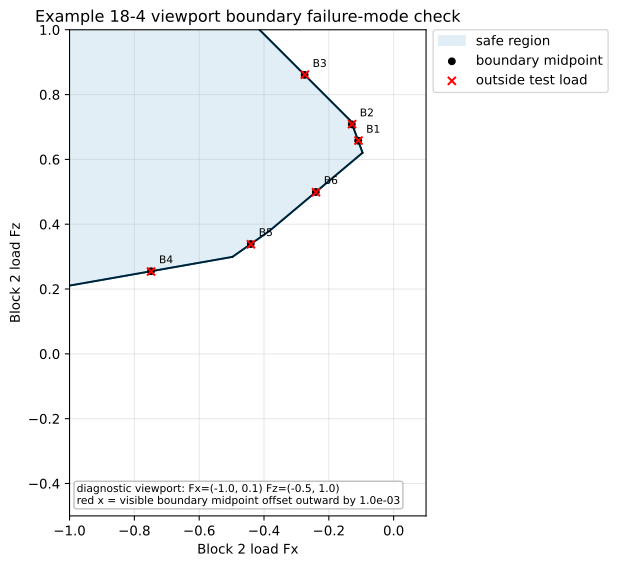

The script that drew this image:
"""Diagnose failure modes just outside example-18 robust safe-load boundaries."""

import importlib.util
import math
from dataclasses import dataclass
from pathlib import Path

import matplotlib.pyplot as plt
import numpy as np
from scipy.optimize import linprog
from scipy.sparse import csr_matrix
from scipy.sparse import hstack
from scipy.sparse import vstack

from compas_cra.equilibrium.cra_helper import equilibrium_setup
from compas_cra.equilibrium.cra_helper import external_force_setup
from compas_cra.equilibrium.cra_helper import friction_setup
from compas_cra.equilibrium.cra_helper import num_vertices
from compas_cra.equilibrium.rbe_robust import RobustForceResult
from compas_cra.equilibrium.rbe_robust import _analyze_load_set
from compas_cra.equilibrium.rbe_robust import _application_bound_rows
from compas_cra.equilibrium.rbe_robust import _application_load_basis
from compas_cra.equilibrium.rbe_robust import _directions
from compas_cra.equilibrium.rbe_robust import _outer_polygon
from compas_cra.equilibrium.rbe_robust import _solve_dual_support

LOAD_NODE = 2
LOAD_DOFS = [(LOAD_NODE, "fx"), (LOAD_NODE, "fz")]
MU = 0.8
DENSITY = 1.0
NUM_DIRECTIONS = 72
APPLICATION_FORCE_BOUND = 1e3
BOUNDARY_OFFSET = 1e-3
TENSION_TOLERANCE = 1e-7
OPEN_CONTACT_TOLERANCE = 1e-7
FRICTION_LIMIT_TOLERANCE = 1e-6
HALFSPACE_TOLERANCE = 1e-7
SUPPORT_TOLERANCE = 1e-8
ENFORCE_2D_TIES = True
PAIR_COORDINATE_TOLERANCE = 1e-8
OUTPUT_SVG = Path(__file__).with_suffix(".svg")
XLIM = (-1.0, 0.1)
YLIM = (-0.5, 1.0)


@dataclass
class MatrixProblem:
    """Sparse LP matrices for a fixed hidden-load model."""

    equilibrium: csr_matrix
    inequalities: csr_matrix
    inequality_rhs: np.ndarray
    baseline_load: np.ndarray
    load_projection: csr_matrix
    load_dofs: tuple
    hidden_force_count: int
    contact_pair_count: int
    contact_tie_count: int
    application_pair_count: int
    application_tie_count: int


@dataclass
class BoundaryDiagnostic:
    """One visible-load boundary and its outside-load diagnostic."""

    label: str
    halfspace: np.ndarray
    segment: np.ndarray
    midpoint: np.ndarray
    outside_load: np.ndarray
    compression_result: object
    penalty_result: object


def load_example18_module():
    """Load the numeric example-18 module by file path."""
    path = Path(__file__).with_name("18_rbe_robust_3block.py")
    spec = importlib.util.spec_from_file_location("example18", path)
    if spec is None or spec.loader is None:
        raise ImportError("Could not load example-18 module from {}.".format(path))
    module = importlib.util.module_from_spec(spec)
    spec.loader.exec_module(module)
    return module


def example18_geometry_kwargs():
    """Return the nominal example-18 geometry parameters."""
    return {
        "b0_width": 0.5,
        "b1_height": 0.5,
        "b1_base": 0.5,
        "b2_base": 0.6,
        "b2_top": 0.9,
        "alpha": math.pi / 2,
        "beta": 2 * math.pi / 3,
        "gamma": 2 * math.pi / 3,
        "thickness": 1,
    }


def build_example18_assembly(example18):
    """Build the full three-block example-18 assembly with block 0 fixed."""
    geometry = example18.Arch(**example18_geometry_kwargs())
    return example18.build_assembly(geometry, block_nodes=[0, 1, 2], support_nodes=[0])


def point_coordinates(point):
    """Return point coordinates as a plain list."""
    if hasattr(point, "x") and hasattr(point, "y") and hasattr(point, "z"):
        return [point.x, point.y, point.z]
    return list(point)


def xyz_array(point):
    """Return a point as a three-component NumPy array."""
    return np.asarray(point_coordinates(point), dtype=float)


def load_setup(example18, assembly):
    """Return the visible load and hidden application-point setup."""
    block = assembly.graph.node_attribute(LOAD_NODE, "block")
    application_points = {
        LOAD_NODE: [xyz_array(point) for point in example18.rightmost_side_vertices(block)],
    }
    return LOAD_NODE, LOAD_DOFS, application_points


def xz_pair_key(point):
    """Return a tolerance-rounded key for front/back points in a 2D extrusion."""
    coordinates = xyz_array(point)
    return (
        int(round(coordinates[0] / PAIR_COORDINATE_TOLERANCE)),
        int(round(coordinates[2] / PAIR_COORDINATE_TOLERANCE)),
    )


def front_back_pairs(indexed_points):
    """Return index pairs for points sharing the same ``x`` and ``z`` coordinates."""
    groups = {}
    for index, point in indexed_points:
        groups.setdefault(xz_pair_key(point), []).append((index, xyz_array(point)))

    pairs = []
    for group in groups.values():
        if len(group) <= 1:
            continue
        ordered = sorted(group, key=lambda item: item[1][1])
        first_index = ordered[0][0]
        for index, _ in ordered[1:]:
            pairs.append((first_index, index))
    return pairs


def contact_front_back_pairs(assembly):
    """Return contact force-variable pairs that represent the same 2D contact point."""
    pairs = []
    contact_index = 0
    for edge in assembly.graph.edges(False):
        interfaces = assembly.graph.edge_attribute(edge, "interfaces") or []
        for interface in interfaces:
            indexed_points = []
            for point in interface.points:
                indexed_points.append((contact_index, point))
                contact_index += 1
            pairs.extend(front_back_pairs(indexed_points))
    return pairs


def application_front_back_pairs(points):
    """Return hidden load-variable point pairs for the rightmost application face."""
    return front_back_pairs(list(enumerate(points)))


def variable_tie_rows(variable_count, pairs, stride, components, offset=0):
    """Create equality rows enforcing equal variable components for index pairs."""
    rows = []
    columns = []
    data = []
    row = 0
    for first, second in pairs:
        for component in components:
            rows.extend([row, row])
            columns.extend([offset + first * stride + component, offset + second * stride + component])
            data.extend([1.0, -1.0])
            row += 1
    return csr_matrix((data, (rows, columns)), shape=(row, variable_count))


def two_dimensional_tie_rows(
    assembly, load_node, load_dofs, application_points, base_force_count, total_count, penalty
):
    """Return 2D front/back equality rows for contact and hidden load variables."""
    if not ENFORCE_2D_TIES:
        return csr_matrix((0, total_count)), 0, 0, 0, 0

    contact_pairs = contact_front_back_pairs(assembly)
    contact_stride = 4 if penalty else 3
    contact_components = range(contact_stride)
    contact_rows = variable_tie_rows(total_count, contact_pairs, contact_stride, contact_components)

    application_pairs = application_front_back_pairs(application_points[load_node])
    application_stride = len(load_dofs)
    application_components = range(application_stride)
    application_rows = variable_tie_rows(
        total_count,
        application_pairs,
        application_stride,
        application_components,
        offset=base_force_count,
    )

    rows = vstack([contact_rows, application_rows], format="csr")
    return (
        rows,
        len(contact_pairs),
        contact_rows.shape[0],
        len(application_pairs),
        application_rows.shape[0],
    )


def hidden_load_problem(assembly, load_node, load_dofs, application_points, penalty):
    """Build compression-only or penalty LP matrices with hidden load variables."""
    base_equilibrium = equilibrium_setup(assembly, penalty=penalty).tocsr()
    friction = friction_setup(assembly, MU, penalty=penalty).tocsr()
    baseline_load = np.asarray(external_force_setup(assembly, DENSITY, None), dtype=float).ravel()

    if penalty:
        base_inequalities = friction
    else:
        vertex_count = num_vertices(assembly)
        force_count = vertex_count * 3
        normal_nonnegative = csr_matrix(
            (
                -np.ones(vertex_count),
                (np.arange(vertex_count), np.arange(vertex_count) * 3),
            ),
            shape=(vertex_count, force_count),
        )
        base_inequalities = vstack([friction, normal_nonnegative], format="csr")

    application_basis, load_projection = _application_load_basis(
        assembly,
        load_dofs,
        load_node,
        application_points[load_node],
        base_equilibrium.shape[0],
        base_equilibrium.shape[1],
    )
    hidden_force_count = application_basis.shape[1]
    equilibrium = hstack([base_equilibrium, application_basis], format="csr")
    total_count = equilibrium.shape[1]
    tie_rows, contact_pair_count, contact_tie_count, application_pair_count, application_tie_count = (
        two_dimensional_tie_rows(
            assembly,
            load_node,
            load_dofs,
            application_points,
            base_equilibrium.shape[1],
            total_count,
            penalty,
        )
    )
    if tie_rows.shape[0]:
        equilibrium = vstack([equilibrium, tie_rows], format="csr")
        baseline_load = np.concatenate([baseline_load, np.zeros(tie_rows.shape[0])])

    inequalities = hstack(
        [base_inequalities, csr_matrix((base_inequalities.shape[0], hidden_force_count))],
        format="csr",
    )
    inequality_rhs = np.zeros(inequalities.shape[0])
    bound_rows, bound_rhs = _application_bound_rows(
        base_equilibrium.shape[1],
        hidden_force_count,
        APPLICATION_FORCE_BOUND,
    )
    inequalities = vstack([inequalities, bound_rows], format="csr")
    inequality_rhs = np.concatenate([inequality_rhs, bound_rhs])

    return MatrixProblem(
        equilibrium=equilibrium,
        inequalities=inequalities,
        inequality_rhs=inequality_rhs,
        baseline_load=baseline_load,
        load_projection=load_projection,
        load_dofs=tuple(load_dofs),
        hidden_force_count=hidden_force_count,
        contact_pair_count=contact_pair_count,
        contact_tie_count=contact_tie_count,
        application_pair_count=application_pair_count,
        application_tie_count=application_tie_count,
    )


def solve_support_dual(problem, num_directions=NUM_DIRECTIONS, tolerance=SUPPORT_TOLERANCE):
    """Solve the tied compression-only support problem in all directions."""
    directions = _directions(num_directions)
    analysis = _analyze_load_set(problem, {})

    statuses = []
    support_values = []
    halfspaces = []
    for direction in directions:
        status, support = _solve_dual_support(problem, direction, {})
        statuses.append(status)
        support_values.append(support)
        if support is not None:
            halfspaces.append([float(direction[0]), float(direction[1]), support])

    outer_polygon = _outer_polygon(halfspaces, tolerance) if analysis.is_bounded else []
    return RobustForceResult(
        method="support",
        load_dofs=problem.load_dofs,
        directions=[direction.tolist() for direction in directions],
        statuses=statuses,
        origin_feasible=analysis.origin_feasible,
        is_bounded=analysis.is_bounded,
        feasible_center=analysis.feasible_center.tolist(),
        support_formulation="dual",
        support_values=support_values,
        halfspaces=halfspaces,
        outer_polygon=outer_polygon,
        polygon=outer_polygon,
    )


def solve_fixed_visible_load(problem, load):
    """Check compression-only feasibility with the visible load fixed."""
    equality = vstack([problem.equilibrium, problem.load_projection], format="csr")
    equality_rhs = np.concatenate([-problem.baseline_load, np.asarray(load, dtype=float)])
    return linprog(
        np.zeros(problem.equilibrium.shape[1]),
        A_ub=problem.inequalities,
        b_ub=problem.inequality_rhs,
        A_eq=equality,
        b_eq=equality_rhs,
        bounds=[(None, None)] * problem.equilibrium.shape[1],
        method="highs",
    )


def solve_penalty_tension(problem, assembly, load):
    """Minimize total tensile normal force for one fixed visible load."""
    equality = vstack([problem.equilibrium, problem.load_projection], format="csr")
    equality_rhs = np.concatenate([-problem.baseline_load, np.asarray(load, dtype=float)])
    contact_count = num_vertices(assembly)
    objective = np.zeros(problem.equilibrium.shape[1])
    objective[1 : 4 * contact_count : 4] = 1.0

    bounds = []
    for _ in range(contact_count):
        bounds.extend([(0.0, None), (0.0, None), (None, None), (None, None)])
    bounds.extend([(None, None)] * problem.hidden_force_count)

    return linprog(
        objective,
        A_ub=problem.inequalities,
        b_ub=problem.inequality_rhs,
        A_eq=equality,
        b_eq=equality_rhs,
        bounds=bounds,
        method="highs",
    )


def contact_table(assembly):
    """Return contact metadata in the same order as penalty force variables."""
    contacts = []
    contact_index = 0
    for edge in assembly.graph.edges(False):
        interfaces = assembly.graph.edge_attribute(edge, "interfaces") or []
        for interface_index, interface in enumerate(interfaces):
            for point_index, point in enumerate(interface.points):
                contacts.append(
                    {
                        "index": contact_index,
                        "edge": edge,
                        "interface_index": interface_index,
                        "point_index": point_index,
                        "point": point,
                    }
                )
                contact_index += 1
    return contacts


def penalty_contact_forces(result, assembly):
    """Return penalty contact variables as ``[fn_plus, fn_minus, fu, fv]`` rows."""
    contact_count = num_vertices(assembly)
    return np.asarray(result.x[: 4 * contact_count], dtype=float).reshape((-1, 4))


def penalty_total_tension(result, assembly):
    """Return the total tensile normal force in one penalty LP result."""
    if result.status != 0:
        return math.nan
    return float(np.sum(penalty_contact_forces(result, assembly)[:, 1]))


def friction_utilization(fn_plus, fu, fv):
    """Return friction utilization or ``None`` for open contacts."""
    if fn_plus <= OPEN_CONTACT_TOLERANCE:
        return None
    tangent = math.sqrt(fu * fu + fv * fv)
    return tangent / (MU * fn_plus)


def feasibility_label(result):
    """Return a compact LP status label."""
    if result.status == 0:
        return "feasible"
    if result.status == 2:
        return "infeasible"
    return "solver status {}".format(result.status)


def format_point(point):
    """Format a 3D point for compact console output."""
    coordinates = xyz_array(point)
    return "[{:.6g}, {:.6g}, {:.6g}]".format(coordinates[0], coordinates[1], coordinates[2])


def boundary_halfspace(midpoint, halfspaces):
    """Return the support halfspace active at one polygon-edge midpoint."""
    halfspaces = np.asarray(halfspaces, dtype=float)
    residuals = np.abs(halfspaces[:, :2].dot(midpoint) - halfspaces[:, 2])
    return halfspaces[int(np.argmin(residuals))]


def line_box_segment(halfspace, xlim, ylim, tolerance=1e-9):
    """Return one support-line segment clipped to a rectangular viewport."""
    a, b, c = halfspace
    points = []

    if abs(b) > tolerance:
        for x in xlim:
            z = (c - a * x) / b
            if ylim[0] - tolerance <= z <= ylim[1] + tolerance:
                points.append(np.asarray([x, z], dtype=float))
    if abs(a) > tolerance:
        for z in ylim:
            x = (c - b * z) / a
            if xlim[0] - tolerance <= x <= xlim[1] + tolerance:
                points.append(np.asarray([x, z], dtype=float))

    unique = []
    for point in points:
        if not any(np.linalg.norm(point - existing) <= tolerance for existing in unique):
            unique.append(point)
    if len(unique) < 2:
        return None
    return unique[0], unique[1]


def clipped_boundary_segment(halfspace, halfspaces, xlim, ylim, tolerance=1e-8):
    """Return the visible active segment of one support line inside the safe set."""
    segment = line_box_segment(halfspace, xlim, ylim)
    if segment is None:
        return None

    start, end = segment
    direction = end - start
    lower = 0.0
    upper = 1.0
    for other in np.asarray(halfspaces, dtype=float):
        value = float(other[:2].dot(start) - other[2])
        slope = float(other[:2].dot(direction))
        if abs(slope) <= tolerance:
            if value > tolerance:
                return None
            continue
        limit = -value / slope
        if slope > 0.0:
            upper = min(upper, limit)
        else:
            lower = max(lower, limit)
        if upper < lower - tolerance:
            return None

    if upper - lower <= tolerance:
        return None
    return np.vstack([start + lower * direction, start + upper * direction])


def boundary_diagnostics(result, compression_problem, penalty_problem, assembly, xlim=XLIM, ylim=YLIM):
    """Create diagnostics for support boundary segments visible in the viewport."""
    if len(result.halfspaces) < 3:
        raise ValueError("Example 18-4 requires at least three support halfspaces.")

    diagnostics = []
    seen = set()
    for halfspace in np.asarray(result.halfspaces, dtype=float):
        normal = halfspace[:2]
        normal_length = float(np.linalg.norm(normal))
        if normal_length <= HALFSPACE_TOLERANCE:
            continue
        segment = clipped_boundary_segment(halfspace, result.halfspaces, xlim, ylim)
        if segment is None:
            continue
        key = tuple(np.round(halfspace, 10))
        if key in seen:
            continue
        seen.add(key)

        midpoint = 0.5 * (segment[0] + segment[1])
        outside_load = midpoint + BOUNDARY_OFFSET * normal / normal_length
        compression = solve_fixed_visible_load(compression_problem, outside_load)
        penalty = solve_penalty_tension(penalty_problem, assembly, outside_load)
        diagnostics.append(
            BoundaryDiagnostic(
                label="B{}".format(len(diagnostics) + 1),
                halfspace=halfspace,
                segment=segment,
                midpoint=midpoint,
                outside_load=outside_load,
                compression_result=compression,
                penalty_result=penalty,
            )
        )
    if not diagnostics:
        raise ValueError("No safe-load boundary segments intersect the requested diagnostic viewport.")
    return diagnostics


def report_tensile_contacts(diagnostic, assembly):
    """Print tensile and open contacts for one outside boundary load."""
    halfspace = diagnostic.halfspace
    print("\n{}: {:.9g} Fx + {:.9g} Fz <= {:.9g}".format(*((diagnostic.label,) + tuple(halfspace))))
    print("  midpoint:     Fx={:.9g}, Fz={:.9g}".format(diagnostic.midpoint[0], diagnostic.midpoint[1]))
    print("  outside load: Fx={:.9g}, Fz={:.9g}".format(diagnostic.outside_load[0], diagnostic.outside_load[1]))
    print("  compression-only check: {}".format(feasibility_label(diagnostic.compression_result)))
    if diagnostic.penalty_result.status != 0:
        print(
            "  penalty tension check: solver status {}, {}".format(
                diagnostic.penalty_result.status,
                diagnostic.penalty_result.message,
            )
        )
        return

    contact_forces = penalty_contact_forces(diagnostic.penalty_result, assembly)
    total_tension = penalty_total_tension(diagnostic.penalty_result, assembly)
    print("  minimum total fn_minus={:.9g}".format(total_tension))
    printed = False
    contacts = contact_table(assembly)
    for contact in contacts:
        fn_plus, fn_minus, fu, fv = contact_forces[contact["index"]]
        if fn_minus <= TENSION_TOLERANCE:
            continue
        utilization = friction_utilization(fn_plus, fu, fv)
        utilization_text = "nan" if utilization is None else "{:.9g}".format(utilization)
        print(
            "    edge {edge}, contact {index}, point {point_index}: position={position}, "
            "fn+={fn_plus:.9g}, fn-={fn_minus:.9g}, fn_eff={fn_eff:.9g}, "
            "fu={fu:.9g}, fv={fv:.9g}, |ft|/(mu*fn+)={utilization}".format(
                edge=contact["edge"],
                index=contact["index"],
                point_index=contact["point_index"],
                position=format_point(contact["point"]),
                fn_plus=fn_plus,
                fn_minus=fn_minus,
                fn_eff=fn_plus - fn_minus,
                fu=fu,
                fv=fv,
                utilization=utilization_text,
            )
        )
        printed = True
    if not printed:
        print("    no tensile contacts above {:.1e}".format(TENSION_TOLERANCE))

    open_contacts = []
    for contact in contacts:
        fn_plus, fn_minus, fu, fv = contact_forces[contact["index"]]
        if abs(fn_plus) <= OPEN_CONTACT_TOLERANCE and abs(fn_minus) <= OPEN_CONTACT_TOLERANCE:
            open_contacts.append((contact, fn_plus, fn_minus, fu, fv))

    if open_contacts:
        print("  open contacts with zero compression and zero tension:")
        for contact, fn_plus, fn_minus, fu, fv in open_contacts:
            print(
                "    edge {edge}, contact {index}, point {point_index}: position={position}, "
                "fn+={fn_plus:.9g}, fn-={fn_minus:.9g}, fn_eff={fn_eff:.9g}, "
                "fu={fu:.9g}, fv={fv:.9g}".format(
                    edge=contact["edge"],
                    index=contact["index"],
                    point_index=contact["point_index"],
                    position=format_point(contact["point"]),
                    fn_plus=fn_plus,
                    fn_minus=fn_minus,
                    fn_eff=fn_plus - fn_minus,
                    fu=fu,
                    fv=fv,
                )
            )
    else:
        print("  no open contacts below {:.1e}".format(OPEN_CONTACT_TOLERANCE))

    sliding_contacts = []
    for contact in contacts:
        fn_plus, fn_minus, fu, fv = contact_forces[contact["index"]]
        utilization = friction_utilization(fn_plus, fu, fv)
        if utilization is None or utilization < 1.0 - FRICTION_LIMIT_TOLERANCE:
            continue
        sliding_contacts.append((contact, fn_plus, fn_minus, fu, fv, utilization))

    if sliding_contacts:
        print("  contacts at friction limit (about to slide):")
        for contact, fn_plus, fn_minus, fu, fv, utilization in sliding_contacts:
            print(
                "    edge {edge}, contact {index}, point {point_index}: position={position}, "
                "fn+={fn_plus:.9g}, fn-={fn_minus:.9g}, fn_eff={fn_eff:.9g}, "
                "fu={fu:.9g}, fv={fv:.9g}, |ft|/(mu*fn+)={utilization:.9g}, about to slide".format(
                    edge=contact["edge"],
                    index=contact["index"],
                    point_index=contact["point_index"],
                    position=format_point(contact["point"]),
                    fn_plus=fn_plus,
                    fn_minus=fn_minus,
                    fn_eff=fn_plus - fn_minus,
                    fu=fu,
                    fv=fv,
                    utilization=utilization,
                )
            )
    else:
        print("  no contacts at friction limit within {:.1e}".format(FRICTION_LIMIT_TOLERANCE))


def plot_diagnostics(result, diagnostics):
    """Render the safe region and outward boundary test points."""
    plt.rcParams["svg.fonttype"] = "none"
    polygon = np.asarray(result.outer_polygon, dtype=float)
    closed_polygon = np.vstack([polygon, polygon[0]])
    figure, axes = plt.subplots(figsize=(9, 6))
    axes.fill(polygon[:, 0], polygon[:, 1], color="#0072B2", alpha=0.12, label="safe region")
    axes.plot(closed_polygon[:, 0], closed_polygon[:, 1], color="#0072B2", linewidth=1.5)
    for diagnostic in diagnostics:
        axes.plot(
            diagnostic.segment[:, 0],
            diagnostic.segment[:, 1],
            color="black",
            linewidth=1.3,
            alpha=0.75,
        )

    midpoints = np.asarray([diagnostic.midpoint for diagnostic in diagnostics])
    outside = np.asarray([diagnostic.outside_load for diagnostic in diagnostics])
    axes.scatter(midpoints[:, 0], midpoints[:, 1], color="black", s=24, label="boundary midpoint", zorder=5)
    axes.scatter(outside[:, 0], outside[:, 1], color="red", marker="x", s=36, label="outside test load", zorder=6)
    for diagnostic in diagnostics:
        axes.annotate(
            diagnostic.label,
            xy=diagnostic.midpoint,
            xytext=(6, 6),
            textcoords="offset points",
            fontsize=8,
        )

    axes.set_xlim(XLIM)
    axes.set_ylim(YLIM)
    axes.set_xlabel("Block 2 load Fx")
    axes.set_ylabel("Block 2 load Fz")
    axes.set_title("Example 18-4 viewport boundary failure-mode check")
    axes.set_aspect("equal", adjustable="box")
    axes.grid(True, alpha=0.3)
    axes.text(
        0.02,
        0.02,
        "diagnostic viewport: Fx={} Fz={}\nred x = visible boundary midpoint offset outward by {:.1e}".format(
            XLIM,
            YLIM,
            BOUNDARY_OFFSET,
        ),
        transform=axes.transAxes,
        fontsize=8,
        va="bottom",
        bbox={"boxstyle": "round,pad=0.25", "facecolor": "white", "edgecolor": "0.7", "alpha": 0.85},
    )
    legend = axes.legend(loc="upper left", bbox_to_anchor=(1.02, 1.0), borderaxespad=0)
    legend.set_draggable(True)
    figure.tight_layout()
    return figure


def save_svg(figure, path):
    """Save one Matplotlib figure as SVG and report the path."""
    figure.savefig(path, format="svg", bbox_inches="tight")
    print("saved SVG: {}".format(path))


if __name__ == "__main__":
    example18 = load_example18_module()
    assembly = build_example18_assembly(example18)
    load_node, load_dofs, application_points = load_setup(example18, assembly)
    print("example 18-4 full three-block assembly: load node {}".format(load_node))
    print("hidden hand-force component bound: {:.6g}".format(APPLICATION_FORCE_BOUND))
    print("diagnostic viewport: Fx={}, Fz={}".format(XLIM, YLIM))
    print("2D front/back tie constraints enabled: {}".format(ENFORCE_2D_TIES))
    compression_problem = hidden_load_problem(assembly, load_node, load_dofs, application_points, penalty=False)
    penalty_problem = hidden_load_problem(assembly, load_node, load_dofs, application_points, penalty=True)
    print(
        "compression ties: contact pairs={}, contact equalities={}, end-load pairs={}, end-load equalities={}".format(
            compression_problem.contact_pair_count,
            compression_problem.contact_tie_count,
            compression_problem.application_pair_count,
            compression_problem.application_tie_count,
        )
    )
    print(
        "penalty ties:     contact pairs={}, contact equalities={}, end-load pairs={}, end-load equalities={}".format(
            penalty_problem.contact_pair_count,
            penalty_problem.contact_tie_count,
            penalty_problem.application_pair_count,
            penalty_problem.application_tie_count,
        )
    )

    result = solve_support_dual(compression_problem)
    print(
        "2D-tied dual support result: bounded={}, boundary edges={}, bounded directions={}/{}".format(
            result.is_bounded,
            len(result.outer_polygon),
            result.statuses.count("optimal"),
            len(result.statuses),
        )
    )

    diagnostics = boundary_diagnostics(result, compression_problem, penalty_problem, assembly, XLIM, YLIM)
    print("viewport boundary diagnostics: {}".format(len(diagnostics)))
    for diagnostic in diagnostics:
        report_tensile_contacts(diagnostic, assembly)

    figure = plot_diagnostics(result, diagnostics)
    save_svg(figure, OUTPUT_SVG)
    if plt.get_backend().lower() != "agg":
        plt.show()
    else:
        plt.close(figure)
